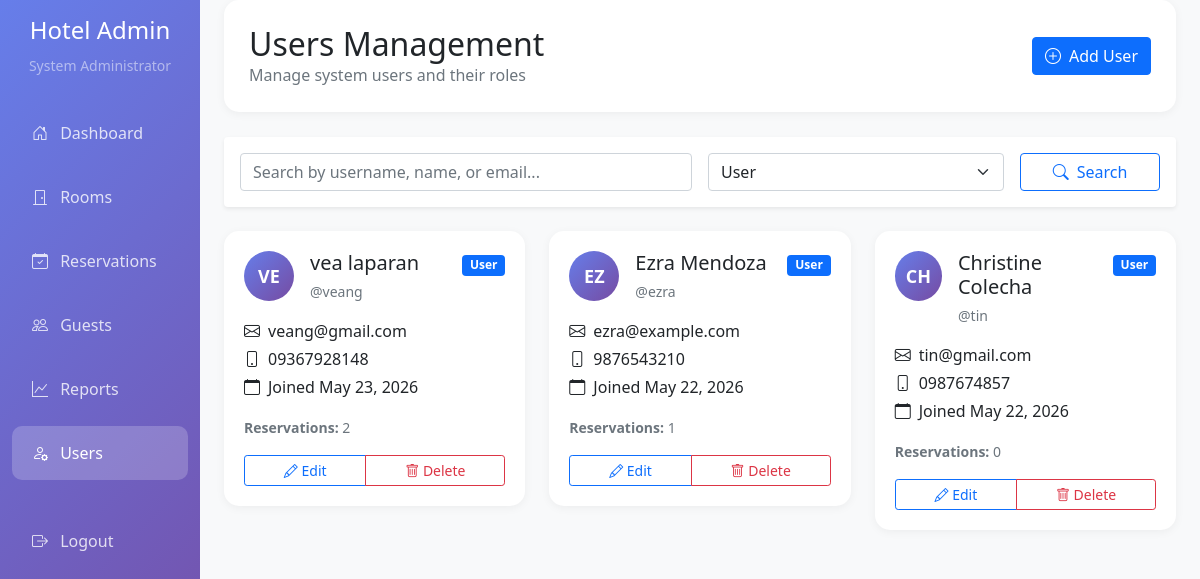
The app's page /admin/users.php?filter_role=user (signed in), older data.
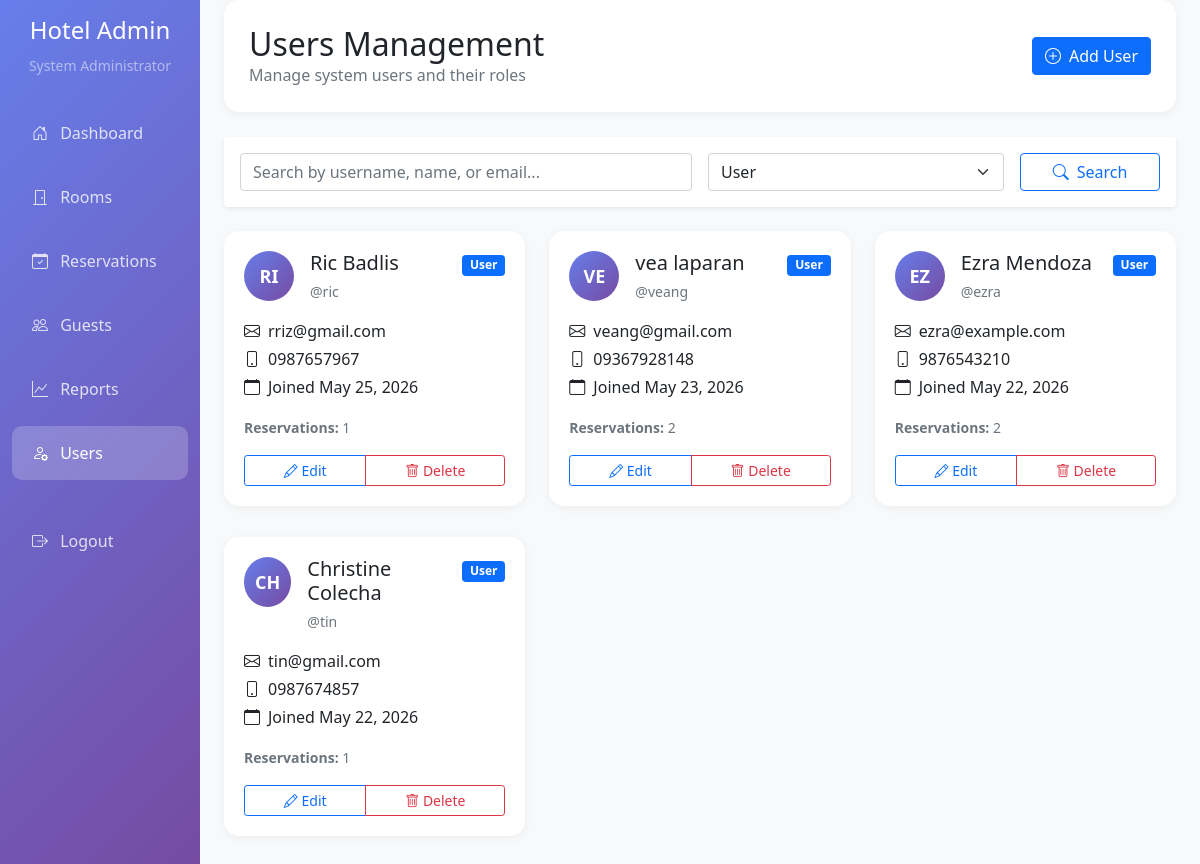
The same page, newer data.
### tables this page shows
CREATE TABLE `users` (
  `user_id` int(11) NOT NULL,
  `username` varchar(50) NOT NULL,
  `password` varchar(255) NOT NULL,
  `full_name` varchar(100) NOT NULL,
  `email` varchar(100) NOT NULL,
  `phone` varchar(20) DEFAULT NULL,
  `role` enum('admin','user') NOT NULL DEFAULT 'user',
  `created_at` timestamp NOT NULL DEFAULT current_timestamp()
);

### config/database.php (called while the page is built, shortened)
<?php
class Database {
    private $host = "localhost";
    private $username = "root";
    private $password = "";
    private $database = "hotel_reservation";
    private $connection;
    public function __construct() {
        $this->connection = $this->getConnection();
    }
    private function getConnection() {
        try {
            $conn = new mysqli($this->host, $this->username, $this->password, $this->database);
            $conn->set_charset("utf8");
            return $conn;
        } catch (Exception $e) {
            die("Database connection error: " . $e->getMessage());
        }
    }
    public function query($sql) {
        $result = $this->connection->query($sql);
        return $result;
    }
}
?>

### admin/users.php (the view, shortened to what the changed rows need)
<?php
require_once __DIR__ . '/../config/database.php';
$db = new Database();
$search = $_GET['search'] ?? '';
$filter_role = $_GET['filter_role'] ?? '';
$sql = "SELECT u.*,
               COUNT(r.reservation_id) as reservation_count
        FROM users u
        LEFT JOIN reservations r ON u.user_id = r.created_by";
if ($filter_role) {
    $sql .= ($search ? " AND" : " WHERE") . " u.role = '$filter_role'";
}
$sql .= " GROUP BY u.user_id ORDER BY u.created_at DESC";
$usersResult = $db->query($sql);
?>
<!DOCTYPE html>
<html lang="en">
<head>
    <link href="https://cdn.jsdelivr.net/npm/bootstrap@5.1.3/dist/css/bootstrap.min.css" rel="stylesheet">
    <link rel="stylesheet" href="../node_modules/bootstrap-icons/font/bootstrap-icons.css">
</head>
<body>
    <div class="container-fluid">
        <div class="row">
            <main class="col-md-9 ms-sm-auto col-lg-10 px-md-4 main-content">
                <div class="page-header">
                    <div class="d-flex justify-content-between align-items-center">
                        <div>
                            <h2 class="mb-0">Users Management</h2>
                        </div>
                    </div>
                </div>
                <div class="row">
                    <?php while ($user = $usersResult->fetch_assoc()): ?>
                    <div class="col-md-6 col-lg-4 mb-3">
                        <div class="user-card">
                            <div class="d-flex align-items-start mb-3">
                                <div class="user-avatar me-3">
                                    <?php echo strtoupper(substr($user['full_name'], 0, 2)); ?>
                                </div>
                                <div class="flex-grow-1">
                                    <h5 class="mb-1"><?php echo $user['full_name']; ?></h5>
                                    <small class="text-muted">@<?php echo $user['username']; ?></small>
                                </div>
                                <div>
                                    <?php
                                    if ($user['role'] == 'admin') {
                                        echo '<span class="badge bg-danger">Admin</span>';
                                    } else {
                                        echo '<span class="badge bg-primary">User</span>';
                                    }
                                    ?>
                                </div>
                            </div>
                            <div class="mb-3">
                                <p class="mb-1"><i class="bi bi-envelope me-2"></i><?php echo $user['email']; ?></p>
                                <p class="mb-1"><i class="bi bi-phone me-2"></i><?php echo $user['phone']; ?></p>
                                <p class="mb-1"><i class="bi bi-calendar me-2"></i>Joined <?php echo date('M d, Y', strtotime($user['created_at'])); ?></p>
                            </div>
                            <div class="mb-3">
                                <small class="text-muted">
                                    <strong>Reservations:</strong> <?php echo $user['reservation_count']; ?>
                                </small>
                            </div>
                            <div class="btn-group w-100" role="group">
                                <button class="btn btn-sm btn-outline-primary"
                                        onclick="editUser(<?php echo $user['user_id']; ?>)">
                                    <i class="bi bi-pencil"></i> Edit
                                </button>
                                <button class="btn btn-sm btn-outline-danger"
                                        onclick="deleteUser(<?php echo $user['user_id']; ?>, '<?php echo $user['username']; ?>')"
                                        <?php echo $user['user_id'] == $_SESSION['user_id'] ? 'disabled' : ''; ?>>
                                    <i class="bi bi-trash"></i> Delete
                                </button>
                            </div>
                        </div>
                    </div>
                    <?php endwhile; ?>
                </div>
            </main>
        </div>
    </div>
</body>
</html>

Row changes from the older to the newer data that the page shows:
added users: full_name "RI", full_name "Ric Badlis", username "ric", role "User", email "rriz@gmail.com", phone "0987657967", created_at "May 25, 2026", reservation_count "1"
changed users "Ezra Mendoza": reservation_count "1" → "2"
computed for users "Christine Colecha": reservation_count "0" → "1"
